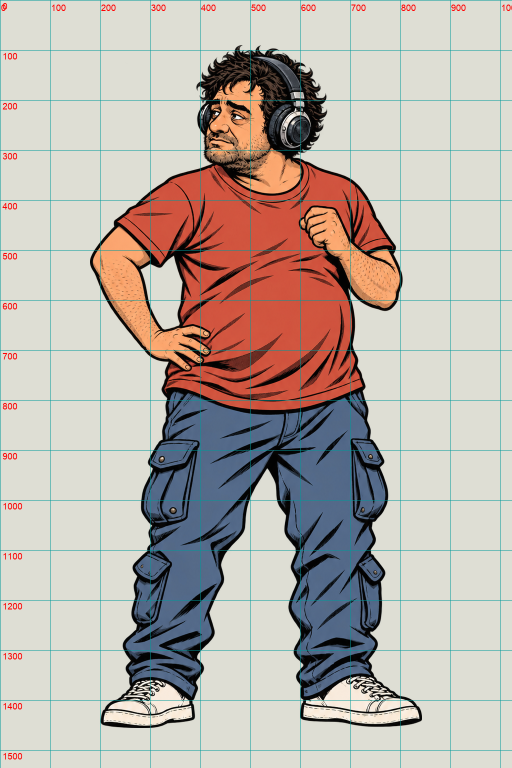
#> input picture apps/StaticShift/design/cast_v2/dj-master-grid.png, 1024 x 1536 px, given in place of arm_r_lower.png, which was not available (shown at 1/2 size)
$ python hands_host.py
#> lines starting #> are read from the running program, lines starting #| are printed output that depends on the picture; after the words box and inside, x2 and y2 are one past the last pixel; in counts of white or black regions, pixels touching at a corner belong together
"""主持人近手兩張換手圖（第三階段補畫 S1、S2 候選 1）→ hand_r_open / hand_r_pinch。split_host.py 之後跑。"""
import sys, numpy as np
from splitlib import *
who='host'; SK=np.array((208,128,59))
yy,xx=np.mgrid[:H,:W]
fore=np.asarray(Image.open(HERE/who/'layers'/'arm_r_lower.png'))
#> fore is the input picture: shape (1536, 1024, 4); mean R, G, B, A 185.8, 176.6, 169.1, 255
fa=fore[...,3]>0
#> fa: shape (1536, 1024) bool; every value is 1
pick={'hand_r_open':'S1_候選1.png','hand_r_pinch':'S2_候選1.png'}
for hn,f in pick.items():
    a=np.asarray(Image.open(V3/'補畫_第三階段_主持人換手'/'交件'/f).convert('RGB')).astype(np.int32)
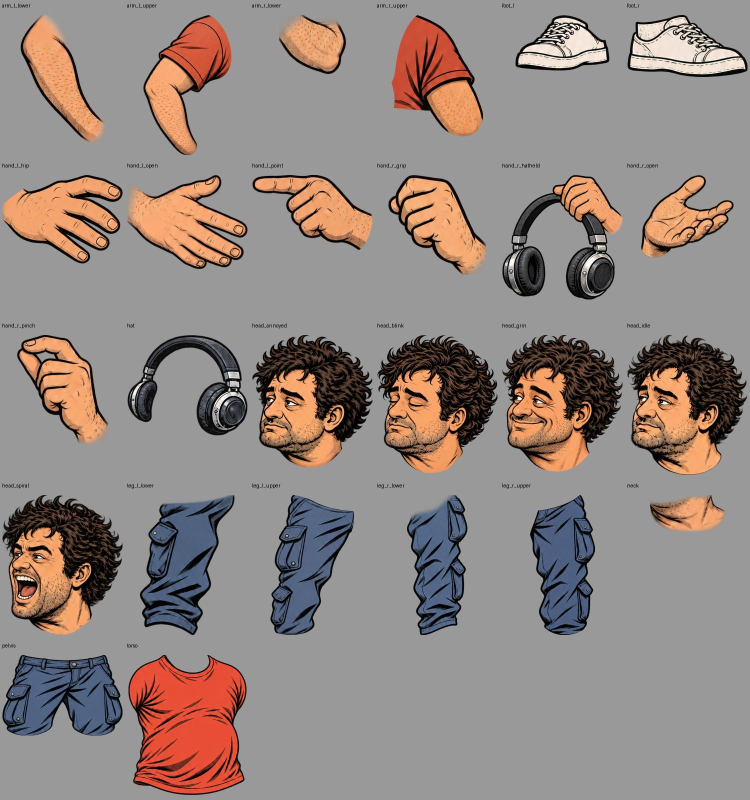
#> input picture apps/StaticShift/design/cast_v2/dj-raw-crops.jpg, 1500 x 1600 px, given in place of S1_候選1.png, which was not available (shown at 1/2 size)
    r,g,b=a[...,0],a[...,1],a[...,2]
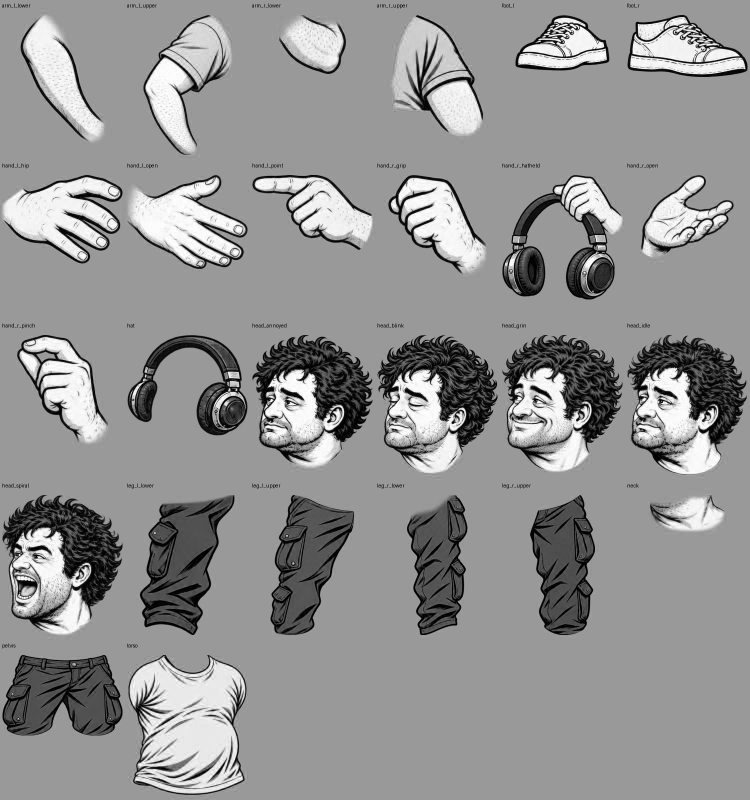
#> r: shape (1600, 1500) int32 (shown at 1/2 size); min 0, max 255, mean 146.4
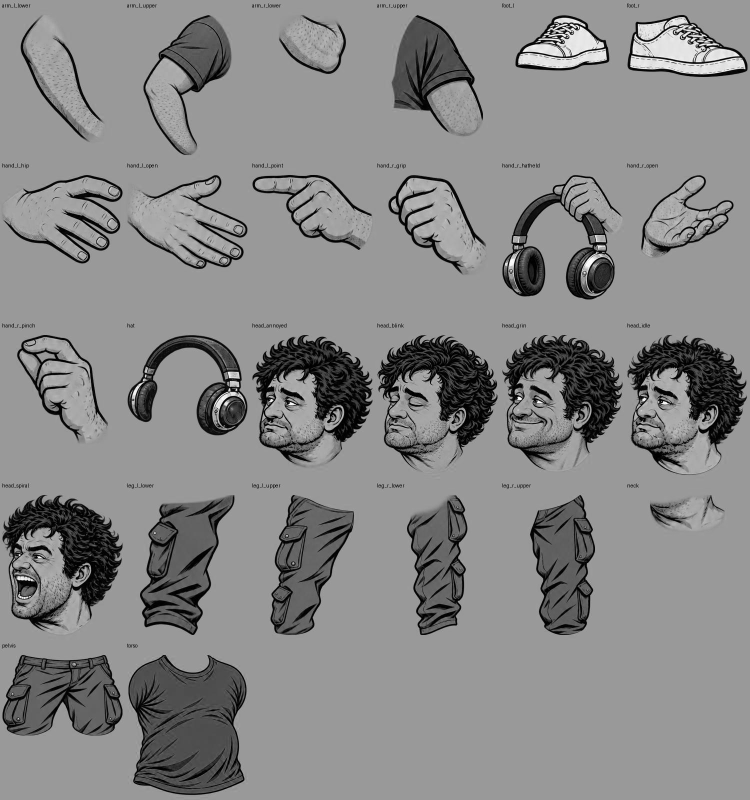
#> g: shape (1600, 1500) int32 (shown at 1/2 size); min 0, max 255, mean 134.6
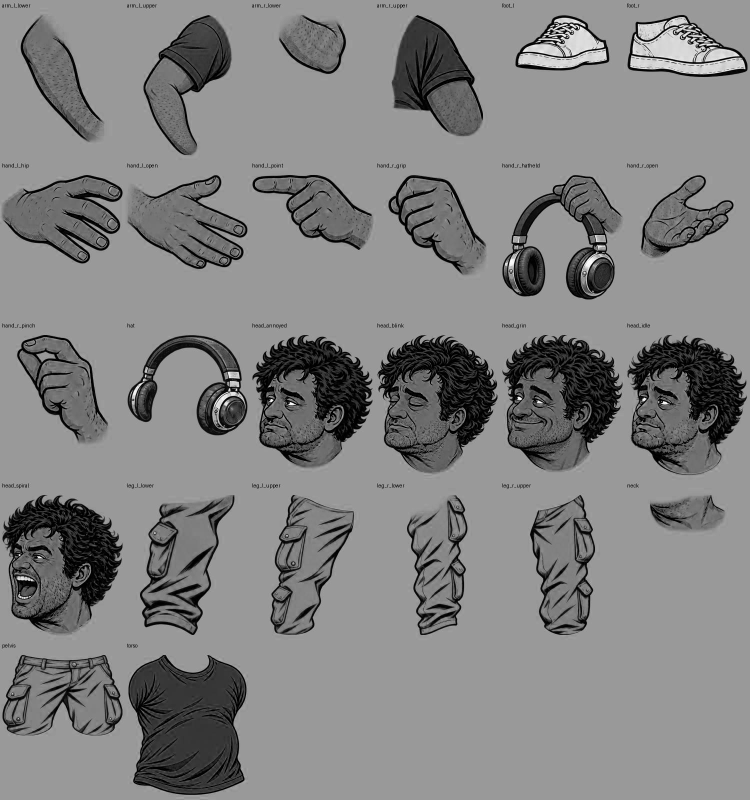
#> b: shape (1600, 1500) int32 (shown at 1/2 size); min 0, max 255, mean 129.5
    mag=(r>150)&(b>150)&(g<120)
#> mag: shape (1600, 1500) bool; every value is 0
    skin=(r>120)&(r<235)&(g>60)&(g<170)&(b<120)&(r-b>60)&(r-g>30)
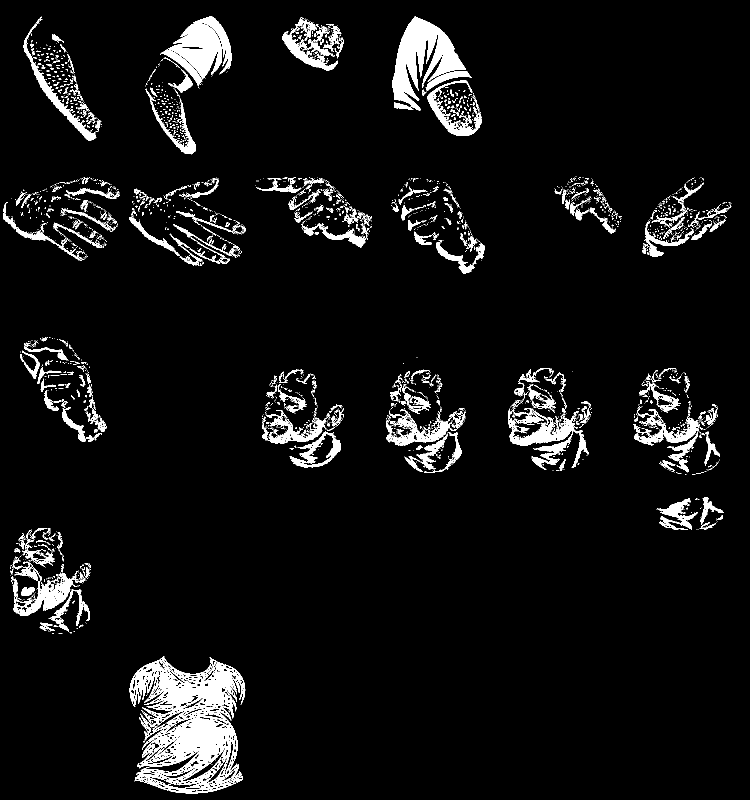
#> skin: shape (1600, 1500) bool (shown at 1/2 size); 6% white; 2910 white regions (2562 under 20 px), largest, box (x1, y1, x2, y2) and area: (259, 1312, 491, 1587) 32211, (784, 32, 932, 221) 12005, (336, 33, 463, 159) 8323
    gold=(r>190)&(g>140)&(b<110)&(r-b>100)&~skin
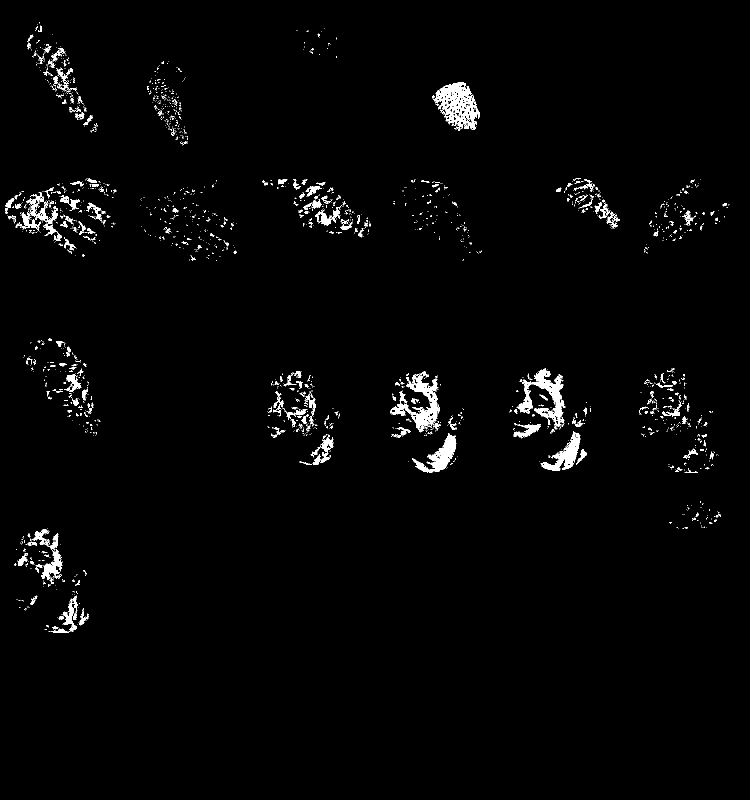
#> gold: shape (1600, 1500) bool (shown at 1/2 size); 1.8% white; 2206 white regions (1961 under 20 px), largest, box (x1, y1, x2, y2) and area: (865, 165, 959, 261) 4295, (1033, 737, 1131, 854) 3648, (780, 748, 880, 865) 3596
    dark=a.max(-1)<80
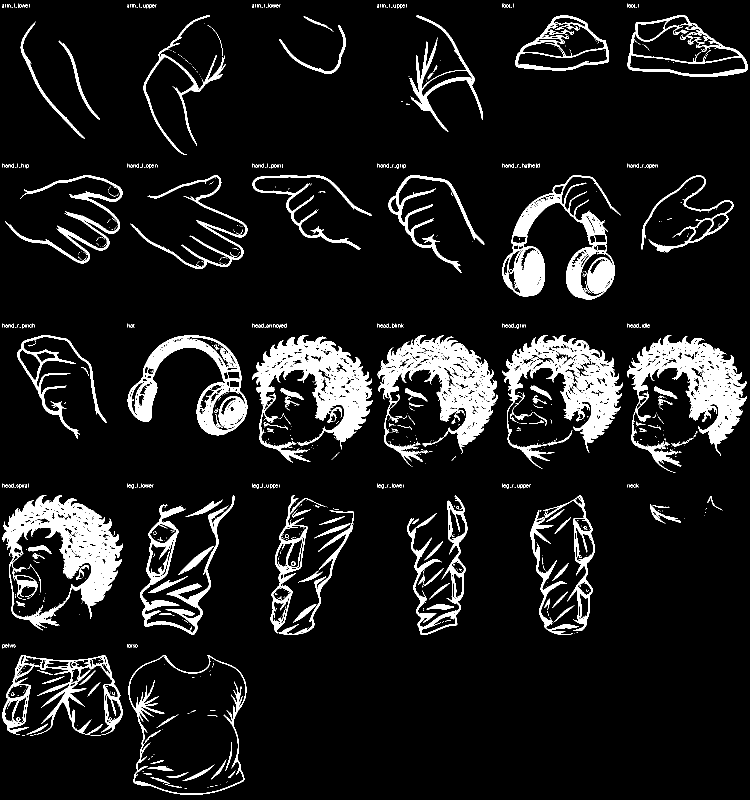
#> dark: shape (1600, 1500) bool (shown at 1/2 size); 9.9% white; 978 white regions (814 under 20 px), largest, box (x1, y1, x2, y2) and area: (5, 990, 245, 1261) 23373, (505, 670, 745, 925) 22116, (1255, 670, 1494, 944) 21581
    zone=(yy<528)&(xx>650)&(xx<840)&(yy>340)
#> (the run stopped early here; a loop or call above may not have finished)
